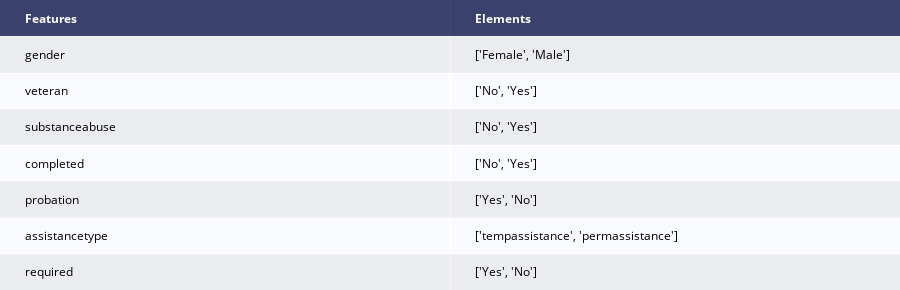

Notebook code cell kept with this figure:
### Code cell
content=[['Features','Elements']]
#store the categorical data and its unique memebers
for i,j in zip(data.columns,data.dtypes):
    if j=='object':
        content.append([i,list(data.loc[:,i].unique())])  
#present the result in the tablet format
ff.create_table(content).show()

### Figure 1 — Plotly figure (JSON) as saved in the notebook; plotly's stock layout.template omitted (floating-point values rounded to 4 significant figures)
{"data": [{"colorscale": [[0, "#00083e"], [0.5, "#ededee"], [1, "#ffffff"]], "hoverinfo": "none", "opacity": 0.75, "showscale": false, "type": "heatmap", "z": [[0, 0], [0.5, 0.5], [1, 1], [0.5, 0.5], [1, 1], [0.5, 0.5], [1, 1], [0.5, 0.5]]}], "layout": {"annotations": [{"align": "left", "font": {"color": "#ffffff"}, "showarrow": false, "text": "<b>Features</b>", "x": -0.45, "xanchor": "left", "xref": "x", "y": 0, "yref": "y"}, {"align": "left", "font": {"color": "#ffffff"}, "showarrow": false, "text": "<b>Elements</b>", "x": 0.55, "xanchor": "left", "xref": "x", "y": 0, "yref": "y"}, {"align": "left", "font": {"color": "#000000"}, "showarrow": false, "text": "gender", "x": -0.45, "xanchor": "left", "xref": "x", "y": 1, "yref": "y"}, {"align": "left", "font": {"color": "#000000"}, "showarrow": false, "text": "['Female', 'Male']", "x": 0.55, "xanchor": "left", "xref": "x", "y": 1, "yref": "y"}, {"align": "left", "font": {"color": "#000000"}, "showarrow": false, "text": "veteran", "x": -0.45, "xanchor": "left", "xref": "x", "y": 2, "yref": "y"}, {"align": "left", "font": {"color": "#000000"}, "showarrow": false, "text": "['No', 'Yes']", "x": 0.55, "xanchor": "left", "xref": "x", "y": 2, "yref": "y"}, {"align": "left", "font": {"color": "#000000"}, "showarrow": false, "text": "substanceabuse", "x": -0.45, "xanchor": "left", "xref": "x", "y": 3, "yref": "y"}, {"align": "left", "font": {"color": "#000000"}, "showarrow": false, "text": "['No', 'Yes']", "x": 0.55, "xanchor": "left", "xref": "x", "y": 3, "yref": "y"}, {"align": "left", "font": {"color": "#000000"}, "showarrow": false, "text": "completed", "x": -0.45, "xanchor": "left", "xref": "x", "y": 4, "yref": "y"}, {"align": "left", "font": {"color": "#000000"}, "showarrow": false, "text": "['No', 'Yes']", "x": 0.55, "xanchor": "left", "xref": "x", "y": 4, "yref": "y"}, {"align": "left", "font": {"color": "#000000"}, "showarrow": false, "text": "probation", "x": -0.45, "xanchor": "left", "xref": "x", "y": 5, "yref": "y"}, {"align": "left", "font": {"color": "#000000"}, "showarrow": false, "text": "['Yes', 'No']", "x": 0.55, "xanchor": "left", "xref": "x", "y": 5, "yref": "y"}, {"align": "left", "font": {"color": "#000000"}, "showarrow": false, "text": "assistancetype", "x": -0.45, "xanchor": "left", "xref": "x", "y": 6, "yref": "y"}, {"align": "left", "font": {"color": "#000000"}, "showarrow": false, "text": "['tempassistance', 'permassistance']", "x": 0.55, "xanchor": "left", "xref": "x", "y": 6, "yref": "y"}, {"align": "left", "font": {"color": "#000000"}, "showarrow": false, "text": "required", "x": -0.45, "xanchor": "left", "xref": "x", "y": 7, "yref": "y"}, {"align": "left", "font": {"color": "#000000"}, "showarrow": false, "text": "['Yes', 'No']", "x": 0.55, "xanchor": "left", "xref": "x", "y": 7, "yref": "y"}], "height": 290, "margin": {"b": 0, "l": 0, "r": 0, "t": 0}, "xaxis": {"dtick": 1, "gridwidth": 2, "showticklabels": false, "tick0": -0.5, "ticks": "", "zeroline": false}, "yaxis": {"autorange": "reversed", "dtick": 1, "gridwidth": 2, "showticklabels": false, "tick0": 0.5, "ticks": "", "zeroline": false}}}
